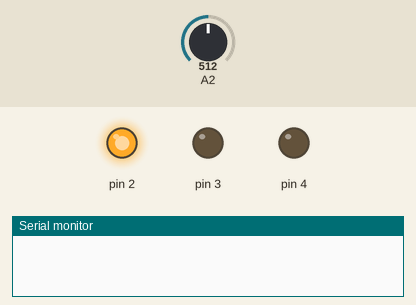
The sketch below on a simulated Arduino Uno, built with avr-gcc and run on an emulated ATmega328P. Parts: output pins drawn as LEDs (lit = HIGH), the last lines printed to the serial monitor. Inputs (shaded band) come from the test bench; at power-on: A2 = 512.

Above: at 0.2 s.
At 0.7 s:
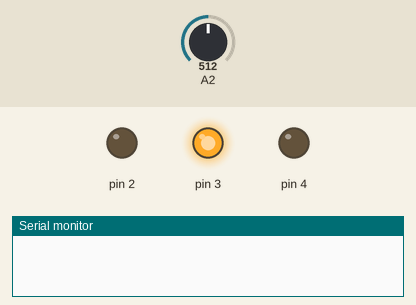
At 2.7 s:
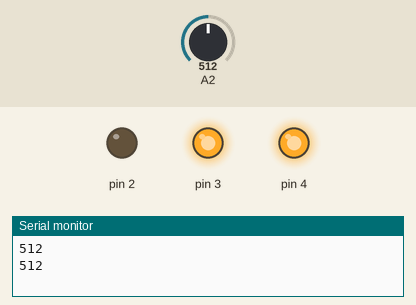
Timing chart, 0 to 3.5 s (numbered marks = the images above):
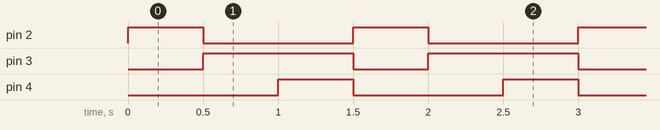

Measured:
- by itself, pin 2, pin 4: alternates HIGH for 0.50 s and LOW for 1.0 s
- by itself, pin 3: alternates HIGH for 1.0 s and LOW for 0.50 s
- by itself, everything shown: repeats every 1.5 s, in 4 steps

The sketch:

testled.ino
```cpp
int state = 0;

void setup() {
  // 3 4

  pinMode(2, OUTPUT);
  pinMode(3, OUTPUT);
  pinMode(4, OUTPUT);
  pinMode(A2, INPUT);

  Serial.begin(9600);
}

void loop() {

  digitalWrite(2, HIGH);
  digitalWrite(3, LOW);
  delay(500);
  digitalWrite(2, LOW);
  digitalWrite(3, HIGH);
  delay(500);

  int val = analogRead(A2);
  Serial.println(val);
  if (val > 300) {
    state = 1;
  } else {
    state = 0;
  }


  if (state == 1) {
    digitalWrite(4, HIGH);
    delay(500);
    digitalWrite(4, LOW);
  } else {
    digitalWrite(4, LOW);
  }

}
```
